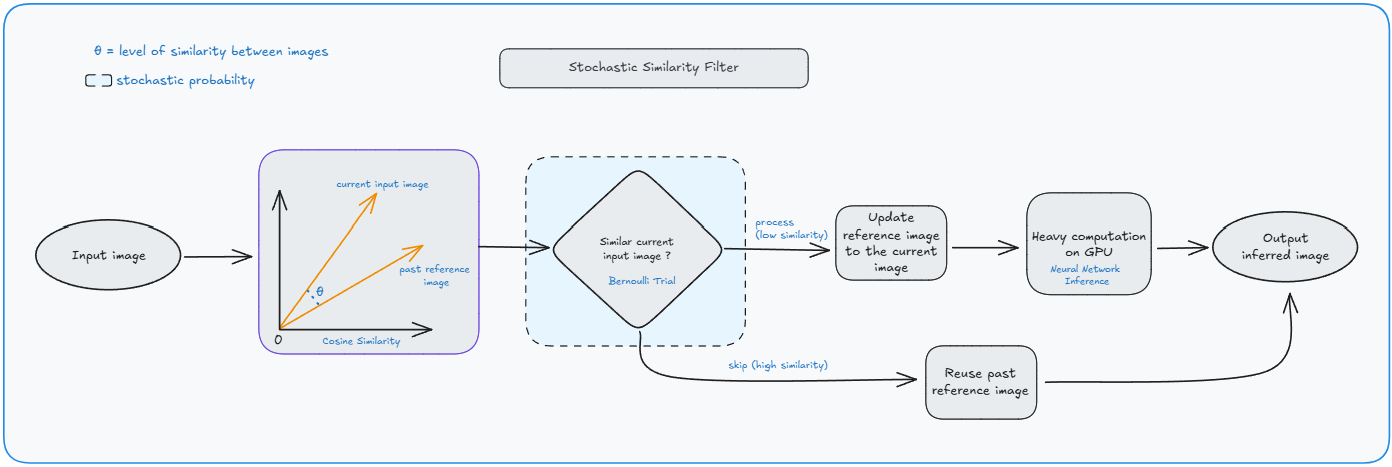
#> input picture media/image.png, 1392 x 467 px, given in place of the camera
$ python main.py
#> lines starting #> are read from the running program, lines starting #| are printed output that depends on the picture; after the words box and inside, x2 and y2 are one past the last pixel; in counts of white or black regions, pixels touching at a corner belong together
import cv2
import numpy as np

# stochastic similarity filter
def cosine_similarity(x, y):
    x = x.flatten().astype(np.float32)
    y = y.flatten().astype(np.float32)
    return np.dot(x, y) / (np.linalg.norm(x) * np.linalg.norm(y) + 1e-8)

class StochasticSimilarityFilter:
    def __init__(self, threshold=0.9, max_skip_frames=5):
        self.threshold = threshold
        self.max_skip_frames = max_skip_frames
        self.reference_frame = None
        self.skip_count = 0

    def should_skip(self, current_frame):
        if self.reference_frame is None:
            self.reference_frame = current_frame
            self.skip_count = 0
            return False

        # compute cosine similarity on grayscale image
        sim = cosine_similarity(current_frame, self.reference_frame)

        if sim < self.threshold:
            self.reference_frame = current_frame
            self.skip_count = 0
            return False

        # similarity = probability of skipping
        p_skip = (sim - self.threshold) / (1.0 - self.threshold)
        p_skip = min(max(p_skip, 0.0), 1.0)

        # prevent idolness
        if self.skip_count >= self.max_skip_frames:
            self.reference_frame = current_frame
            self.skip_count = 0
            return False

        # bernoulli trial
        skip = np.random.binomial(1, p_skip) == 1
        if skip:
            self.skip_count += 1
            return True
        else:
            self.reference_frame = current_frame
            self.skip_count = 0
            return False

    def visualize(self, gray, last_output):
        # Use grayscale for similarity and Canny
        small = cv2.resize(gray, (64, 64))  # reduce cost
        if last_output is None:
            last_output = cv2.cvtColor(cv2.Canny(gray, 50, 150, apertureSize=3), cv2.COLOR_GRAY2BGR)

        if self.should_skip(small):
            edges = cv2.Canny(gray, 50, 150, apertureSize=3)
            output = last_output.copy()  # reuse previous processed frame
            status = "SKIPPED"
            cv2.putText(output, status, (300, 30),
            cv2.FONT_HERSHEY_SIMPLEX, 1, (0, 0, 255), 3)

        else:
            edges = cv2.Canny(gray, 50, 150, apertureSize=3)
            output = cv2.cvtColor(edges, cv2.COLOR_GRAY2BGR)
            status = "PROCESSED"
            cv2.putText(output, status, (30, 30),
            cv2.FONT_HERSHEY_SIMPLEX, 1, (0, 0, 255), 3)

        print(status)
        return output, status


# webcam
cap = cv2.VideoCapture(0)
# threshold for sensitivity, max_skip_frames for more skipping
ssf = StochasticSimilarityFilter(threshold=0.1, max_skip_frames=2)


# last_output to none before the loop
last_output = None

while True:
    ret, frame = cap.read()
#> frame is the input picture: shape (467, 1392, 3); mean B, G, R 244.5, 241.6, 238.7
    if not ret:
        break

    # convert to grayscale for similarity and Canny
    gray = cv2.cvtColor(frame, cv2.COLOR_BGR2GRAY)
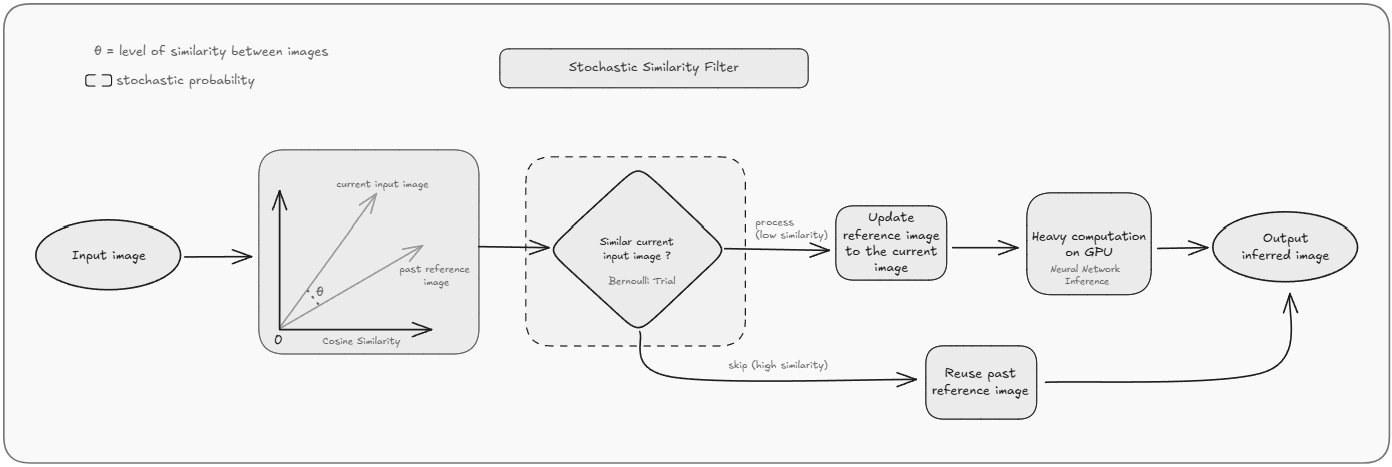
#> gray: shape (467, 1392); min 29, max 255, mean 241.2
    output, status = ssf.visualize(gray, last_output)
#> in visualize, `small = cv2.resize(gray, (64, 64))`:
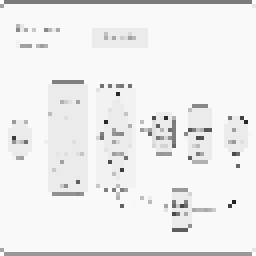
#> small: shape (64, 64) (shown 4 times larger); min 34, max 255, mean 238.6
#> in visualize, `last_output = cv2.cvtColor(cv2.Canny(gray, 50, 150, apertureSize=3), c..`:
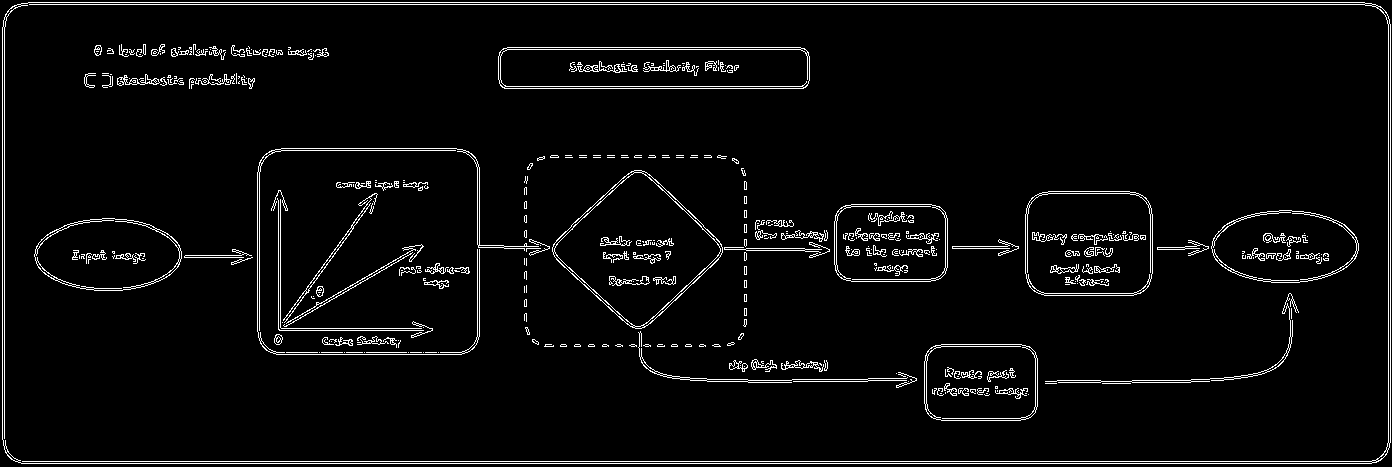
#> last_output: shape (467, 1392, 3); 4.1% white in thin lines or dots
#> in visualize, `edges = cv2.Canny(gray, 50, 150, apertureSize=3)`: edges: shape (467, 1392); 4.1% white in thin lines or dots
#> in visualize, `cv2.putText(output, status, (30, 30), cv2.FONT_HERSHEY_SIMPLEX, 1, (0,..`:
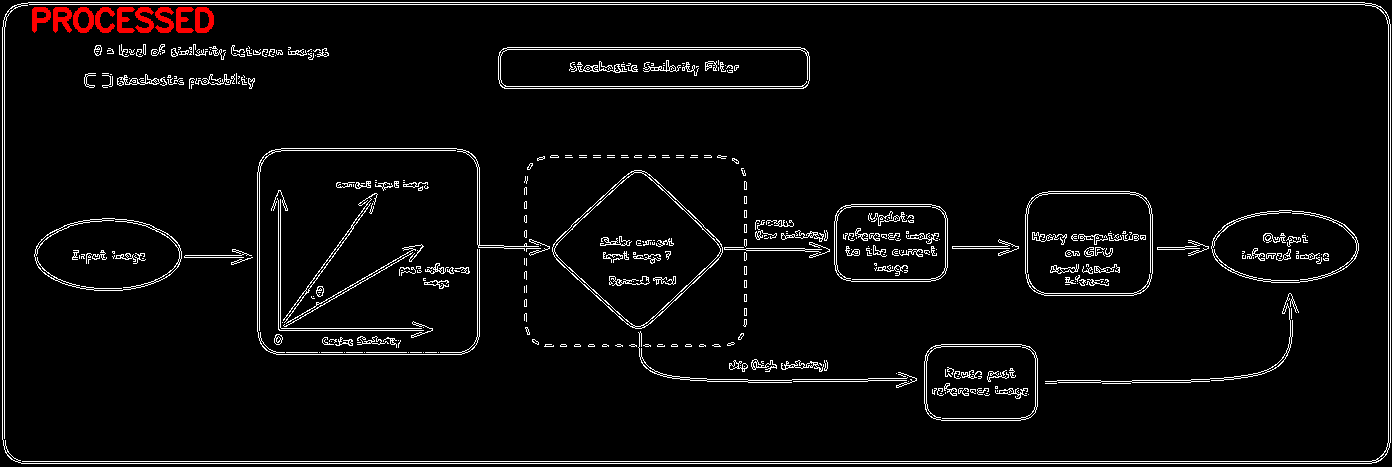
#> output: shape (467, 1392, 3); 0.39% of pixels changed, all inside (x1, y1, x2, y2) = (32, 7, 214, 33)
#> status = 'PROCESSED'
    cv2.imshow("SS Filter Demo", output)
    # print(status)

    if cv2.waitKey(1) & 0xFF == ord('q'):
#> (key q is pressed here)
        break

cap.release()
cv2.destroyAllWindows()
